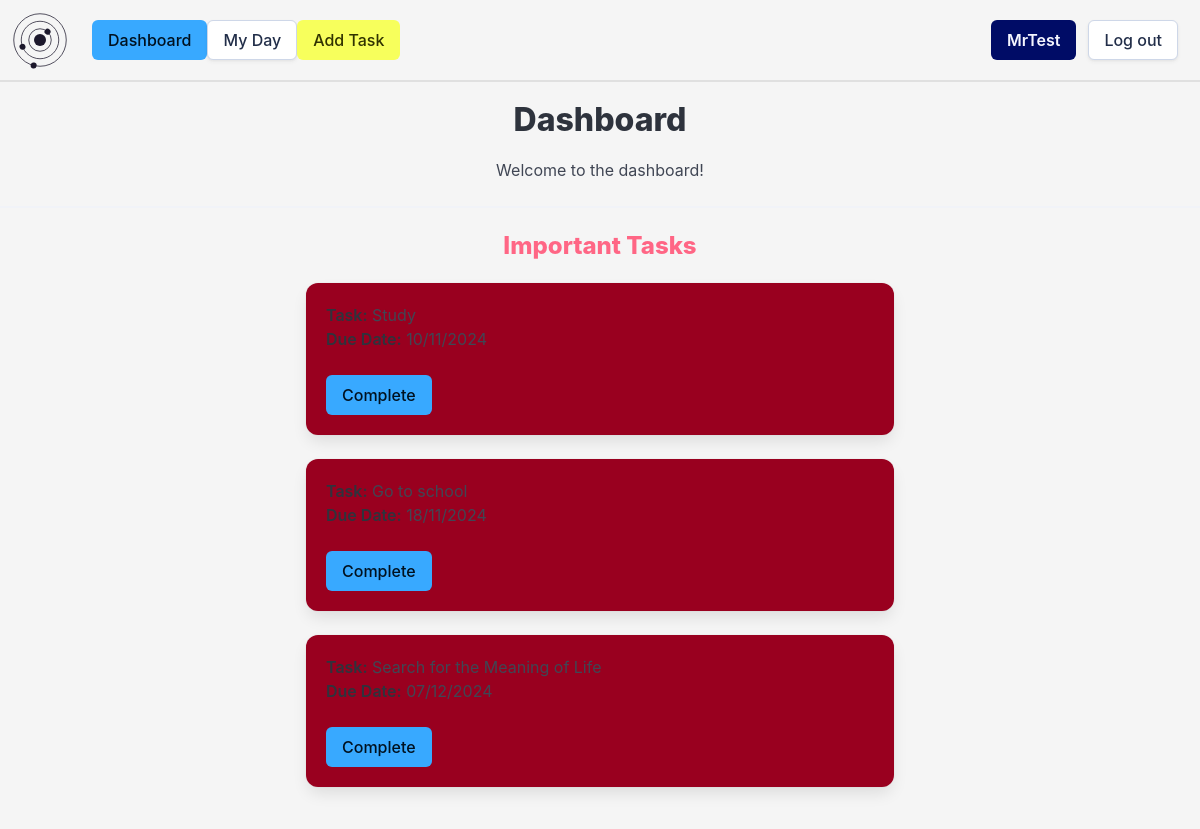
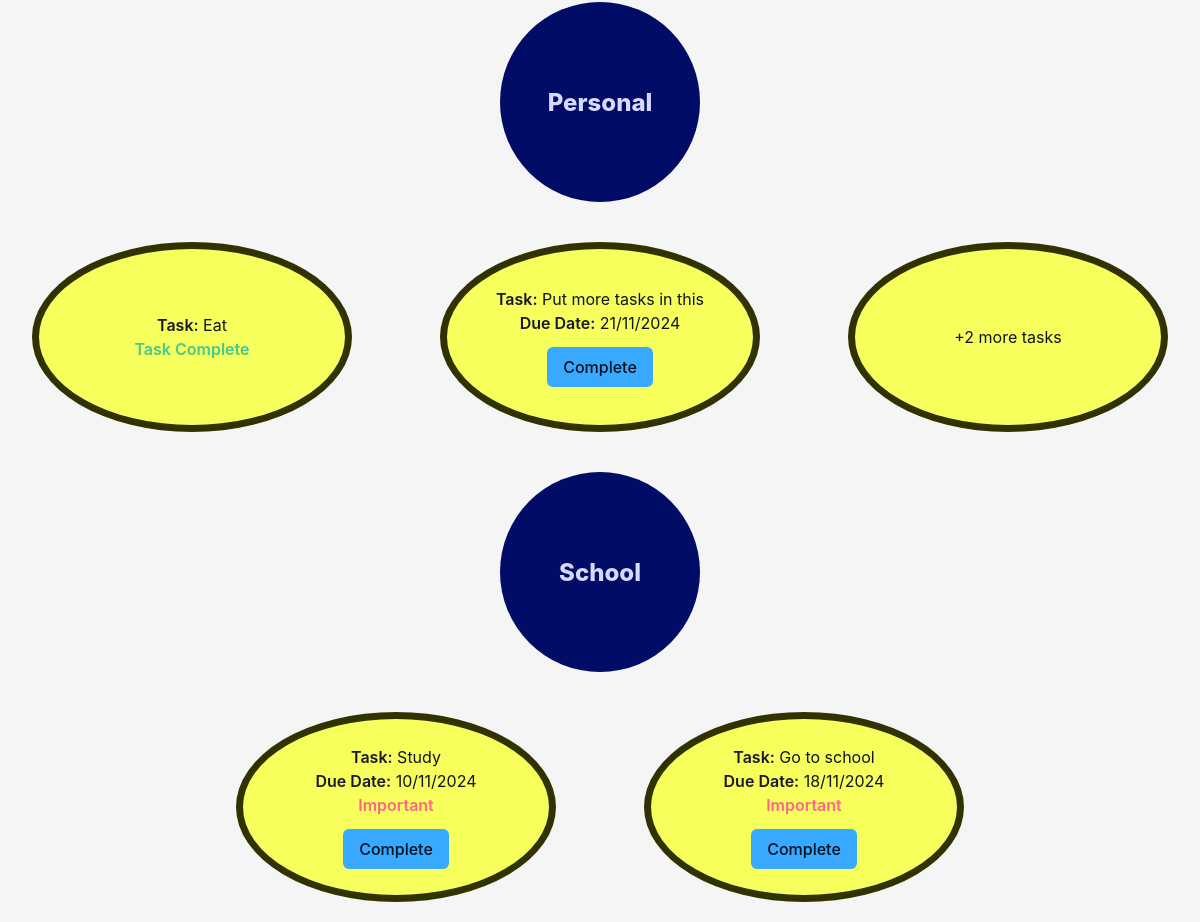
/dashboard (signed in), run on an earlier commit of the app's database (2 pictures, top to bottom).
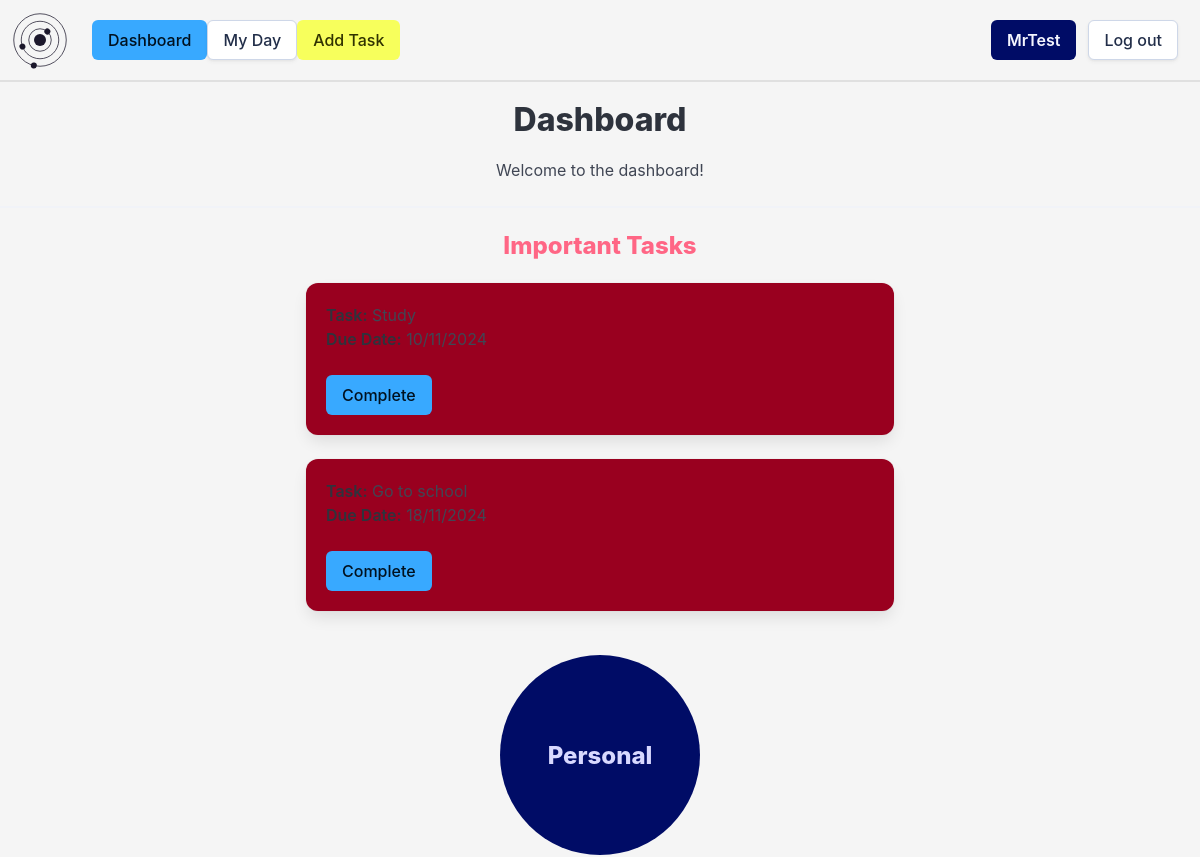
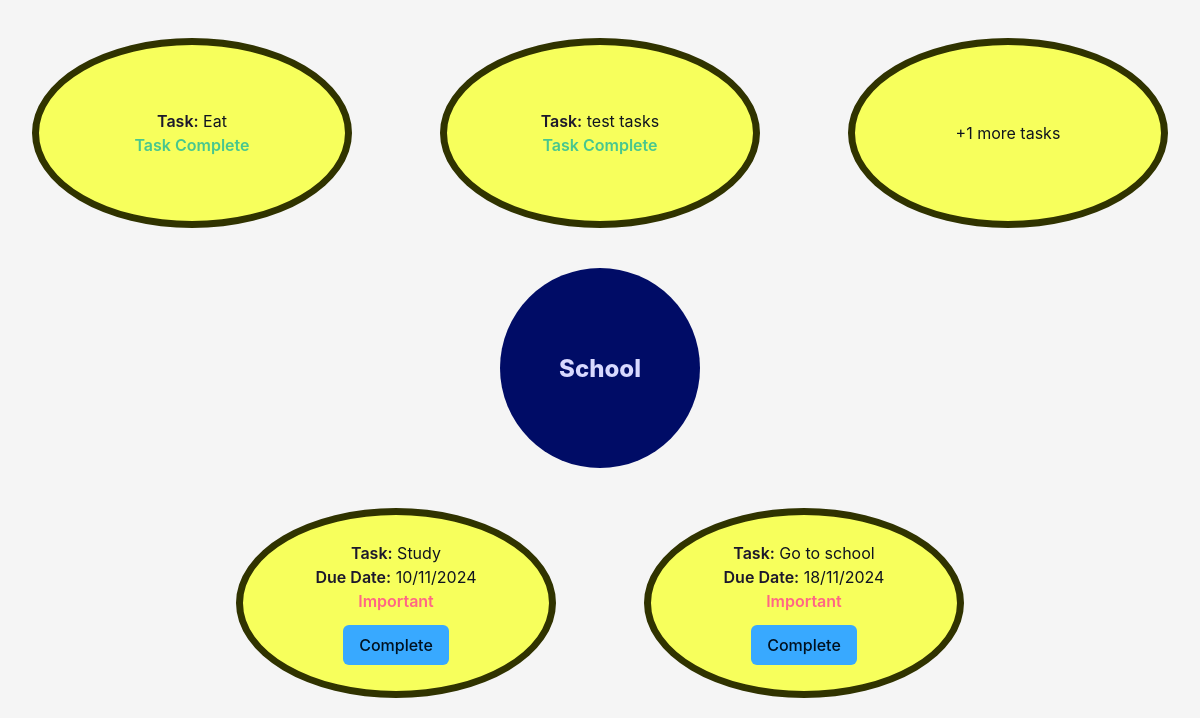
And on a later commit of the database (2 pictures, top to bottom).
### setup_db.py (models this page shows)
class Task(Base):
    __tablename__ = 'tasks'
    task_id = Column(String, primary_key=True)
    name = Column(String, nullable=False)
    details = Column(String)
    important = Column(Boolean, nullable=False)
    due_date = Column(DateTime, nullable=False)
    completed = Column(Boolean, nullable=False)
    user_id = Column(String, ForeignKey('userdetails.id'), nullable=False)
    group_id = Column(String, ForeignKey('groups.group_id'), nullable=False)
    user = relationship('User', back_populates='tasks')
    groups = relationship('Group', back_populates='tasks')

class Group(Base):
    __tablename__ = 'groups'
    group_id = Column(String, primary_key=True, nullable=False)
    group_name = Column(String, nullable=False, unique=True)
    user_id = Column(String, ForeignKey('userdetails.id'), nullable=False)
    user = relationship('User', back_populates='groups')
    tasks = relationship('Task', back_populates='groups')

### app.py (the view)
@app.route('/dashboard')
def dashboard():
    userId = flask_session.get('userId')
    if userId is None:
        return redirect(url_for('login'))
    else:
        tasks = sessionDb.query(Task).filter(Task.user_id == userId).order_by(Task.due_date).all()
        groups = sessionDb.query(Group).filter(Group.user_id == userId).all()
        return render_template('dashboard.html', tasks=tasks, groups=groups)

### templates/dashboard.html (shortened to what this page needs)
{% extends 'base_loggedin.html' %}
{% block heading %}Dashboard{% endblock %}
{% block content %}
    <p class="has-text-centered">Welcome to the dashboard!</p>
    <hr>
    <div class="columns is-multiline">
        <div class="column is-full">
            <p class="title is-4 has-text-centered has-text-danger">Important Tasks</p>
        </div>
            {% for task in tasks %}
                {% if task.important and not task.completed %}
                    <div class="column is-half is-offset-3">
                        <div class="box has-background-danger-30">
                            <div class="media-content">
                                <div class="content">
                                    <p>
                                        <strong>Task:</strong> {{ task.name }}<br>
                                        <strong>Due Date:</strong> {{ task.due_date.strftime('%d/%m/%Y') }}<br>
                                    </p>
                                </div>
                                <form action="/complete" method="POST">
                                    <input type="submit" value="Complete" class="button is-primary">
                                </form>
                            </div>
                        </div>
                    </div>
                {% endif %}
            {% endfor %}
        </div>
    </div>
    <div class="columns is-multiline">
        {% for group in groups %}
            <div class="circle-holder column is-full is-centered">
                <div class="collision-checker">
                        <div class="group-circle" onclick="window.location.href='/group/{{ group.group_id }}'">
                            <div class="hero-body">
                                <p class="group-circle-title title is-4">{{ group.group_name }}</p>
                            </div>
                        </div>
                </div>
            </div>
            {% set has_tasks = tasks | selectattr('group_id', 'equalto', group.group_id) | list | length > 0 %}
            {% set group_tasks = tasks | selectattr('group_id', 'equalto', group.group_id) | list %}
            {% for task in group_tasks %}
                {% if loop.index < 3 %}
                    <div class="column is-one-third is-offset-{{ ((3 - group_tasks|length) * 2 if not group_tasks|length > 2 else 0) if loop.index == 1 else 0 }}">
                        <div class="task-circle" onclick="window.location.href='/task/{{ task.task_id }}'">
                            <article class="media">
                                <div class="media-content">
                                    <div class="content">
                                        <p>
                                            <strong class="circle-header">Task:</strong> {{ task.name }}<br>
                                            {% if not task.completed %}
                                                <strong class="circle-header">Due Date:</strong> {{ task.due_date.strftime('%d/%m/%Y') }}<br>
                                                {% if task.important %}
                                                    <strong class="has-text-danger circle-header">Important</strong><br>
                                                {% endif %}
                                            {% else %}
                                                <strong class="has-text-success">Task Complete</strong>
                                            {% endif %}
                                        </p>
                                    </div>
                                    {% if not task.completed %}
                                        <form action="/complete" method="POST">
                                            <input type="submit" value="Complete" class="button is-primary">
                                        </form>
                                    {% endif %}
                                </div>
                            </article>
                        </div>
                    </div>
                {% endif %}
                {% if loop.index == 3 %}
                    {% set remaining_tasks = tasks | selectattr('group_id', 'equalto', group.group_id) | list | length - 2 %}
                        {% if remaining_tasks > 0 %}
                            <div class="column is-one-third">
                                <div class="task-circle" onclick="window.location.href='/group/{{ group.group_id }}'">
                                    <article class="media">
                                        <div class="media-content">
                                            <div class="content">
                                                <p class="has-text-centered">+{{ remaining_tasks }} more tasks</p>
                                            </div>
                                        </div>
                                    </article>
                                </div>
                            </div>
                        {% endif %}
                {% endif %}
            {% endfor %}
        {% endfor %}
{% endblock %}

### templates/base_loggedin.html (shortened to what this page needs)
<!DOCTYPE html>
<html>
    <head>
        <link rel="stylesheet" href= "{{ url_for('static',filename='styles/styles.css') }}">
    </head>
    <body>
        <header>
            <nav class="navbar" role="navigation" aria-label="main navigation">
                <div class="navbar-brand">
                </div>
                <div class="navbar-menu">
                    <div class="navbar-item">
                        <div class="buttons">
                            <div class="navbar-start">
                                <a class="button is-primary" href="/dashboard">
                                    Dashboard
                                </a>
                                <a class="button" href="">
                                    My Day
                                </a>
                                <a class="button is-info" href="/addtask">
                                    Add Task
                                </a>
                            </div>
                        </div>
                    </div>
                <div class="navbar-end">
                    <div class="navbar-item">
                        <div class="buttons">
                            <a class="button is-link" href="">
                            <strong>{{ session['username'] }}</strong>
                            </a>
                            <a class="button" href="/">
                                Log out
                            </a>
                        </div>
                    </div>
                </div>
                </div>
            </nav>
        </header>
        <section class="hero">
            <div class="hero-body">
                <h1 class="title has-text-centered">
                    {% block heading %}{% endblock %}
                </h1>
        </section>
        <div class='content'>
            {% block content %}{% endblock %}
        </div>
    </body>
</html>

### static/styles/styles.css (style rules this page uses)
:root { --bulma-primary-h: 206deg; --bulma-primary-l: 61%; --bulma-link-l: 20%; --bulma-info-h: 63deg; --bulma-info-l: 68%; --bulma-scheme-s: 36%; --bulma-body-background-color: light-dark(#f5f5f5, #0f141f); color-scheme: light dark; --accent-color: light-dark(#1c182c, #e0e0e0); --accent-color-invert: light-dark(#e0e0e0, #1c182c); }
header { padding:10px; border-bottom: var(--accent-color-invert) solid 2px; }
.navbar { background-color: var(--bulma-body-background-color); }
#logo-svg { padding-right: 10px; }
.hero-body { padding: 20px; }
.hero { margin-left: 20px; margin-right: 20px; border-radius: 20px; }
.circle-holder { display: flex; justify-content: center; align-items: center; }
.collision-checker { position: relative; margin: .5em; border-radius: 50%; width: 200px; text-align: center; align-content: center; overflow: visible; height: 200px; }
.group-circle { animation: circle-leave 0.3s ease-in-out forwards; position: relative; border-radius: 50%; width: 200px; text-align: center; align-content: center; overflow: visible; height: 200px; background-color: var(--bulma-link); }
.group-circle-title { color: #d8d9ff; }
.task-circle { position: relative; margin: .5em; border: var(--bulma-info-dark) solid 7px; border-radius: 50%; width: 320px; text-align: center; align-content: center; justify-self: center; overflow: hidden; height: 190px; background-color: var(--bulma-info); color:#0f141f; transition: all 0.5s; cursor: pointer; }
.task-circle:after { content: 'Details...'; position: absolute; opacity: 0; height: 100%; top: 0px; right: -20px; align-content: center; padding: 10px; transition: 0.5s; color: #0f141f; background-color: var(--bulma-info-light); }
.circle-header { color: #1c182c; }

What changed in the data, as far as the page shows it:
removed Task: name "Put more tasks in this", due_date "21/11/2024", shown under Group "Personal"
no longer on one of the page's lists (row edited): Task: name "Search for the Meaning of Life", due_date "07/12/2024"
changed Group "Personal": gains Task (remaining_tasks "1")
changed Task: name (not shown) → "test tasks"; completed False → True (drawn); remaining_tasks "2" → (not shown); text "+ more tasks" → "Task:"
